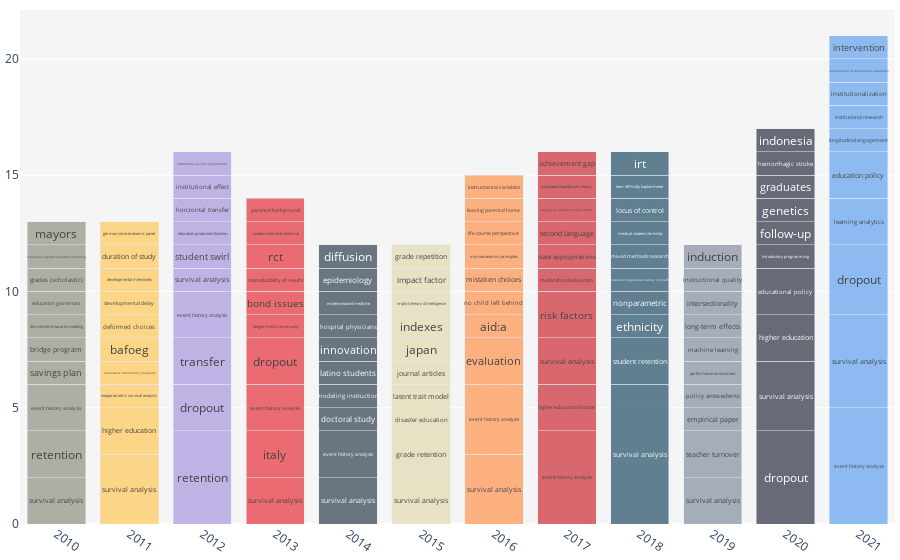

The cell this chart's notebook holds for it:
### Code cell
# Arguments: view              = 'notebook', 'browser' ('notebook' -> To plot in your prefered Notebook App. 'browser' -> To plot in your prefered browser window);
#            key               = 'abs', 'title', 'jou, 'kwa', or 'kwp';
#            stop_words        = A list of stopwords to clean the corpus. ['ar', 'bn', 'bg', 'cs', 'en', 'fi', 'fr', 'de', 'el', 'hi', 'he', 'hu', 'it', 'ja', 'ko',  'mr', 'fa', 'pl', 'pt-br', 'ro', 'ru', 'es', 'sv', 'sk', 'zh', 'th', 'uk'];
#                                'ar' = Arabic; 'bn' = Bengali; 'bg' = Bulgarian; 'cs' = Czech; 'en' = English; 'fi' = Finnish; 'fr' = French; 'de' = German; 'el' = Greek; 'he' = Hebrew;'hi' = Hindi; 'hu' = Hungarian; 'it' = Italian;
#                                'ja' = Japanese; 'ko' = Korean; 'mr' =  Marathi; 'fa' =  Persian; 'pl' =  Polish; 'pt-br' = Potuguese-Brazilian; 'ro' = Romanian; 'ru' = Russian; 'es' =  Spanish; 'sk' = Slovak; 'sv' = Swedish;
#                                'zh' = Chinese; 'th' = Thai; 'uk' = Ukrainian
#            rmv_custom_words  = A list of custom stopwords to clean the corpus;
#            topn              = Total number entities;
#            txt_font_size     = Font size of the text inside the bins;
#            start             = Start Year; -1 = all years
#            end               = End Year;   -1 = all years
bibfile.plot_evolution_year(view             = 'notebook',
                            stop_words       = [],
                            rmv_custom_words = [],
                            key              = 'kwa',
                            topn             = 10,
                            txt_font_size    = 12,
                            start            = 2010,
                            end              = 2021)

### Figure 1 — Plotly figure (JSON) as saved in the notebook; plotly's stock layout.template omitted (floating-point values rounded to 4 significant figures)
{"data": [{"hoverinfo": "text", "hovertext": ["survival analysis (2)", "retention (2)", "event history analysis (2)", "savings plan (1)", "bridge program (1)", "discrete-time hazard modeling (1)", "education governors (1)", "grades (scholastic) (1)", "integrated logistic regression modeling (1)", "mayors (1)"], "insidetextanchor": "middle", "marker": {"color": "rgba(146,144,132,0.7)"}, "text": ["survival analysis", "retention", "event history analysis", "savings plan", "bridge program", "discrete-time hazard modeling", "education governors", "grades (scholastic)", "integrated logistic regression modeling", "mayors"], "textangle": 0, "textfont": {"size": 12}, "type": "bar", "x": [2010, 2010, 2010, 2010, 2010, 2010, 2010, 2010, 2010, 2010], "y": [2, 2, 2, 1, 1, 1, 1, 1, 1, 1]}, {"hoverinfo": "text", "hovertext": ["survival analysis (3)", "higher education (2)", "nonparametric survival analysis (1)", "adolescent intervention programs (1)", "bafoeg (1)", "deformed choices (1)", "developmental delay (1)", "developmental milestones (1)", "duration of study (1)", "german socio-economic panel (1)"], "insidetextanchor": "middle", "marker": {"color": "rgba(255,200,87,0.7)"}, "text": ["survival analysis", "higher education", "nonparametric survival analysis", "adolescent intervention programs", "bafoeg", "deformed choices", "developmental delay", "developmental milestones", "duration of study", "german socio-economic panel"], "textangle": 0, "textfont": {"size": 12}, "type": "bar", "x": [2011, 2011, 2011, 2011, 2011, 2011, 2011, 2011, 2011, 2011], "y": [3, 2, 1, 1, 1, 1, 1, 1, 1, 1]}, {"hoverinfo": "text", "hovertext": ["retention (4)", "dropout (2)", "transfer (2)", "event history analysis (2)", "survival analysis (1)", "student swirl (1)", "education production function (1)", "horizontal transfer (1)", "institutional effect (1)", "institutional policies and practices (1)"], "insidetextanchor": "middle", "marker": {"color": "rgba(169,151,223,0.7)"}, "text": ["retention", "dropout", "transfer", "event history analysis", "survival analysis", "student swirl", "education production function", "horizontal transfer", "institutional effect", "institutional policies and practices"], "textangle": 0, "textfont": {"size": 12}, "type": "bar", "x": [2012, 2012, 2012, 2012, 2012, 2012, 2012, 2012, 2012, 2012], "y": [4, 2, 2, 2, 1, 1, 1, 1, 1, 1]}, {"hoverinfo": "text", "hovertext": ["survival analysis (2)", "italy (2)", "event history analysis (2)", "dropout (2)", "belgian french community (1)", "bond issues (1)", "reproducibility of results (1)", "rct (1)", "randomized controlled trial (1)", "parental background (1)"], "insidetextanchor": "middle", "marker": {"color": "rgba(229,50,59,0.7)"}, "text": ["survival analysis", "italy", "event history analysis", "dropout", "belgian french community", "bond issues", "reproducibility of results", "rct", "randomized controlled trial", "parental background"], "textangle": 0, "textfont": {"size": 12}, "type": "bar", "x": [2013, 2013, 2013, 2013, 2013, 2013, 2013, 2013, 2013, 2013], "y": [2, 2, 2, 2, 1, 1, 1, 1, 1, 1]}, {"hoverinfo": "text", "hovertext": ["survival analysis (2)", "event history analysis (2)", "doctoral study (1)", "modeling instruction (1)", "latino students (1)", "innovation (1)", "hospital physicians (1)", "evidence-based medicine (1)", "epidemiology (1)", "diffusion (1)"], "insidetextanchor": "middle", "marker": {"color": "rgba(46,64,82,0.7)"}, "text": ["survival analysis", "event history analysis", "doctoral study", "modeling instruction", "latino students", "innovation", "hospital physicians", "evidence-based medicine", "epidemiology", "diffusion"], "textangle": 0, "textfont": {"size": 12}, "type": "bar", "x": [2014, 2014, 2014, 2014, 2014, 2014, 2014, 2014, 2014, 2014], "y": [2, 2, 1, 1, 1, 1, 1, 1, 1, 1]}, {"hoverinfo": "text", "hovertext": ["survival analysis (2)", "grade retention (2)", "disaster education (1)", "latent trait model (1)", "journal articles (1)", "japan (1)", "indexes (1)", "implicit theory of intelligence (1)", "impact factor (1)", "grade repetition (1)"], "insidetextanchor": "middle", "marker": {"color": "rgba(225,218,174,0.7)"}, "text": ["survival analysis", "grade retention", "disaster education", "latent trait model", "journal articles", "japan", "indexes", "implicit theory of intelligence", "impact factor", "grade repetition"], "textangle": 0, "textfont": {"size": 12}, "type": "bar", "x": [2015, 2015, 2015, 2015, 2015, 2015, 2015, 2015, 2015, 2015], "y": [2, 2, 1, 1, 1, 1, 1, 1, 1, 1]}, {"hoverinfo": "text", "hovertext": ["survival analysis (3)", "event history analysis (3)", "evaluation (2)", "aid:a (1)", "no child left behind (1)", "mistaken choices (1)", "microeconomics principles (1)", "life course perspective (1)", "leaving parental home (1)", "instrumental variables (1)"], "insidetextanchor": "middle", "marker": {"color": "rgba(255,147,79,0.7)"}, "text": ["survival analysis", "event history analysis", "evaluation", "aid:a", "no child left behind", "mistaken choices", "microeconomics principles", "life course perspective", "leaving parental home", "instrumental variables"], "textangle": 0, "textfont": {"size": 12}, "type": "bar", "x": [2016, 2016, 2016, 2016, 2016, 2016, 2016, 2016, 2016, 2016], "y": [3, 3, 2, 1, 1, 1, 1, 1, 1, 1]}, {"hoverinfo": "text", "hovertext": ["event history analysis (4)", "higher education finance (2)", "survival analysis (2)", "risk factors (2)", "multicultural education (1)", "state appropriations (1)", "second language (1)", "regionally located medical school (1)", "punctuated equilibrium theory (1)", "achievement gap (1)"], "insidetextanchor": "middle", "marker": {"color": "rgba(204,45,53,0.7)"}, "text": ["event history analysis", "higher education finance", "survival analysis", "risk factors", "multicultural education", "state appropriations", "second language", "regionally located medical school", "punctuated equilibrium theory", "achievement gap"], "textangle": 0, "textfont": {"size": 12}, "type": "bar", "x": [2017, 2017, 2017, 2017, 2017, 2017, 2017, 2017, 2017, 2017], "y": [4, 2, 2, 2, 1, 1, 1, 1, 1, 1]}, {"hoverinfo": "text", "hovertext": ["survival analysis (6)", "student retention (2)", "ethnicity (1)", "nonparametric (1)", "national longitudinal survey of youth (1)", "mixed methods research (1)", "medical student clerkship (1)", "locus of control (1)", "item difficulty kaplan-meier (1)", "irt (1)"], "insidetextanchor": "middle", "marker": {"color": "rgba(33,77,102,0.7)"}, "text": ["survival analysis", "student retention", "ethnicity", "nonparametric", "national longitudinal survey of youth", "mixed methods research", "medical student clerkship", "locus of control", "item difficulty kaplan-meier", "irt"], "textangle": 0, "textfont": {"size": 12}, "type": "bar", "x": [2018, 2018, 2018, 2018, 2018, 2018, 2018, 2018, 2018, 2018], "y": [6, 2, 1, 1, 1, 1, 1, 1, 1, 1]}, {"hoverinfo": "text", "hovertext": ["survival analysis (2)", "teacher turnover (2)", "empirical paper (1)", "policy antecedents (1)", "performance assessment (1)", "machine learning (1)", "long-term effects (1)", "intersectionality (1)", "instructional quality (1)", "induction (1)"], "insidetextanchor": "middle", "marker": {"color": "rgba(132,143,162,0.7)"}, "text": ["survival analysis", "teacher turnover", "empirical paper", "policy antecedents", "performance assessment", "machine learning", "long-term effects", "intersectionality", "instructional quality", "induction"], "textangle": 0, "textfont": {"size": 12}, "type": "bar", "x": [2019, 2019, 2019, 2019, 2019, 2019, 2019, 2019, 2019, 2019], "y": [2, 2, 1, 1, 1, 1, 1, 1, 1, 1]}, {"hoverinfo": "text", "hovertext": ["dropout (4)", "survival analysis (3)", "higher education (2)", "educational policy (2)", "introductory programming (1)", "follow-up (1)", "genetics (1)", "graduates (1)", "hemorrhagic stroke (1)", "indonesia (1)"], "insidetextanchor": "middle", "marker": {"color": "rgba(45,49,66,0.7)"}, "text": ["dropout", "survival analysis", "higher education", "educational policy", "introductory programming", "follow-up", "genetics", "graduates", "hemorrhagic stroke", "indonesia"], "textangle": 0, "textfont": {"size": 12}, "type": "bar", "x": [2020, 2020, 2020, 2020, 2020, 2020, 2020, 2020, 2020, 2020], "y": [4, 3, 2, 2, 1, 1, 1, 1, 1, 1]}, {"hoverinfo": "text", "hovertext": ["event history analysis (5)", "survival analysis (4)", "dropout (3)", "learning analytics (2)", "education policy (2)", "longitudinal engagement (1)", "institutional research (1)", "institutionalization (1)", "international or comparative education (1)", "intervention (1)"], "insidetextanchor": "middle", "marker": {"color": "rgba(98,163,240,0.7)"}, "text": ["event history analysis", "survival analysis", "dropout", "learning analytics", "education policy", "longitudinal engagement", "institutional research", "institutionalization", "international or comparative education", "intervention"], "textangle": 0, "textfont": {"size": 12}, "type": "bar", "x": [2021, 2021, 2021, 2021, 2021, 2021, 2021, 2021, 2021, 2021], "y": [5, 4, 3, 2, 2, 1, 1, 1, 1, 1]}], "layout": {"barmode": "stack", "hovermode": "closest", "margin": {"b": 10, "l": 5, "r": 5, "t": 10}, "plot_bgcolor": "#f5f5f5", "showlegend": false, "xaxis": {"showticklabels": true, "tickangle": 35, "type": "category"}}}
